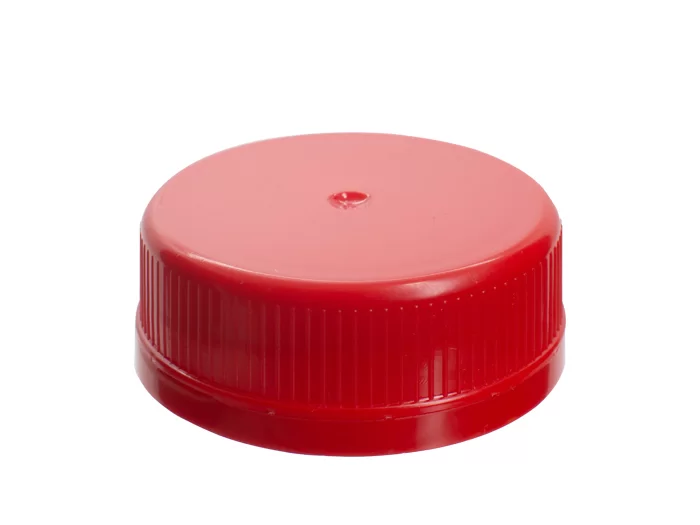
#> input picture datasets/tampinhas/TP-PET.webp, 700 x 525 px; its folder holds only this picture in this run
$ python -i classify_hybrid_v2.py   (imports and definitions only)
#> lines starting #> are read from the running program, lines starting #| are printed output that depends on the picture
#!/usr/bin/env python3
"""
Classificador Hbrido v2 - SVM Completo + Saturao
===================================================

Combina:
- SVM treinado com dataset completo (color-cap + tampinhas + nao-tampinhas)
- Regra de Saturao HSV para maior robustez
"""

from __future__ import annotations

import os
import cv2
import numpy as np
import joblib
from pathlib import Path

# =============================================================================
# Seção 3 (ml-conventions): Thresholds de saturação — NÃO alterar sem documentar experimento
# =============================================================================
SAT_HIGH_THRESHOLD      = 120  # sat > 120 → SAT_HIGH
SAT_MID_UPPER_THRESHOLD = 100  # sat > 100 → MID_HIGH_SAT
SAT_LOW_THRESHOLD       =  50  # sat < 50  → LOW_SAT_FORCE_TAMPINHA
SAT_VERY_LOW_THRESHOLD  =  30  # sat < 30  → SAT_VERY_LOW (não-tampinha)

# =============================================================================
# Seção 6 (ml-conventions): Caminhos de modelo — constantes, nunca inline
# =============================================================================
MODEL_PATH  = Path('models/svm/svm_model_complete.pkl')
SCALER_PATH = Path('models/svm/scaler_complete.pkl')

def extract_color_features(image_path):
    """Extrai 24 features da imagem"""
#> called with image_path = '../../datasets/tampinhas/TP-PET.webp'
    image = cv2.imread(str(image_path))
#> image is the input picture: shape (525, 700, 3); mean B, G, R 197.4, 195, 234.8
    if image is None:
        return None

    image = cv2.resize(image, (128, 128))
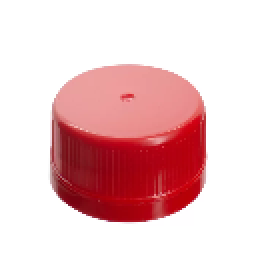
#> image: shape (128, 128, 3) (shown 2 times larger); mean B, G, R 197.5, 195.1, 234.9

    features = []

    # RGB stats (9)
    for channel in cv2.split(image):
        features.extend([
            np.mean(channel),
            np.std(channel),
            np.median(channel)
        ])
#> this loop made 3 passes
#> after the loop, features = [197.5, 89.57, 255, 195.1, 94.18, 255, 234.9, 36.1, 255]

    # HSV stats (9)
    hsv = cv2.cvtColor(image, cv2.COLOR_BGR2HSV)
#> hsv: shape (128, 128, 3); mean H, S, V 37.6, 56.4, 234.9
    for channel in cv2.split(hsv):
        features.extend([
            np.mean(channel),
            np.std(channel),
            np.median(channel)
        ])
#> after the loop, features = [197.5, 89.57, 255, 195.1, 94.18, 255, 234.9, 36.1, 255, 37.57, 71.83, 0, 56.38, 90.94, 0, 234.9, 36.1, 255]

    # Shape features (6)
    gray = cv2.cvtColor(image, cv2.COLOR_BGR2GRAY)
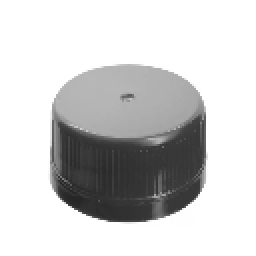
#> gray: shape (128, 128) (shown 2 times larger); min 38, max 255, mean 207.3
    contours, _ = cv2.findContours(gray, cv2.RETR_EXTERNAL, cv2.CHAIN_APPROX_SIMPLE)
#> contours = [[[0, 0], [0, 127], [127, 127], [127, 0]]]

    if contours:
        largest_contour = max(contours, key=cv2.contourArea)
#> largest_contour = [[0, 0], [0, 127], [127, 127], [127, 0]]
        area = cv2.contourArea(largest_contour)
#> area = 16129
        perimeter = cv2.arcLength(largest_contour, True)
#> perimeter = 508

        circularity = 4 * np.pi * area / (perimeter * perimeter) if perimeter > 0 else 0
#> circularity = 0.785

        x, y, w, h = cv2.boundingRect(largest_contour)
#> x = 0; y = 0; w = 128; h = 128
        aspect_ratio = float(w) / h if h > 0 else 0
#> aspect_ratio = 1

        hull = cv2.convexHull(largest_contour)
#> hull = [[127, 0], [127, 127], [0, 127], [0, 0]]
        hull_area = cv2.contourArea(hull)
#> hull_area = 16129
        solidity = area / hull_area if hull_area > 0 else 0
#> solidity = 1

        features.extend([
            area/10000,
            perimeter/1000,
            circularity,
            aspect_ratio,
            solidity,
            hull_area/10000
        ])
    else:
        features.extend([0, 0, 0, 0, 0, 0])

    return np.array(features)

# [118 lines left out: functions hybrid_classify_v2, main, not called in this run]

# [2 lines not run here, left out]

>>> result = extract_color_features('../../datasets/tampinhas/TP-PET.webp')
#> result = 24 values, max 255 at index 2, min 0 at index 11, mean 100.1
